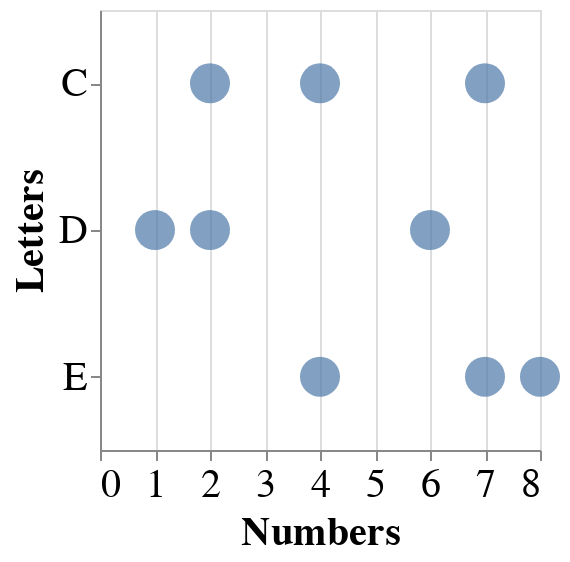

Here is the notebook cell this chart was saved with:
### Markdown cell above
### You Try!

Change the `mark` from `mark_point()` to `mark_circle` or `mark_square`

### Code cell
plot = plot ## YOUR SOLUTION HERE

plot.mark_circle()

### Figure 1 — Vega-Lite specification as saved in the notebook (floating-point values rounded to 4 significant figures)
{"height": 220, "width": 220, "config": {"style": {"circle": {"size": 400}, "point": {"size": 30}, "square": {"size": 400}}, "legend": {"symbolSize": 20, "titleFontSize": 20, "labelFontSize": 20}, "axis": {"titleFontSize": 20, "labelFontSize": 20}}, "data": {"name": "data-e1f27bdda7bfd6fed066714f7c229752"}, "mark": "circle", "encoding": {"x": {"type": "quantitative", "field": "Numbers"}, "y": {"type": "nominal", "field": "Letters"}}, "$schema": "https://vega.github.io/schema/vega-lite/v4.0.2.json", "datasets": {"data-e1f27bdda7bfd6fed066714f7c229752": [{"Letters": "C", "Numbers": 2}, {"Letters": "C", "Numbers": 7}, {"Letters": "C", "Numbers": 4}, {"Letters": "D", "Numbers": 1}, {"Letters": "D", "Numbers": 2}, {"Letters": "D", "Numbers": 6}, {"Letters": "E", "Numbers": 8}, {"Letters": "E", "Numbers": 4}, {"Letters": "E", "Numbers": 7}]}}
